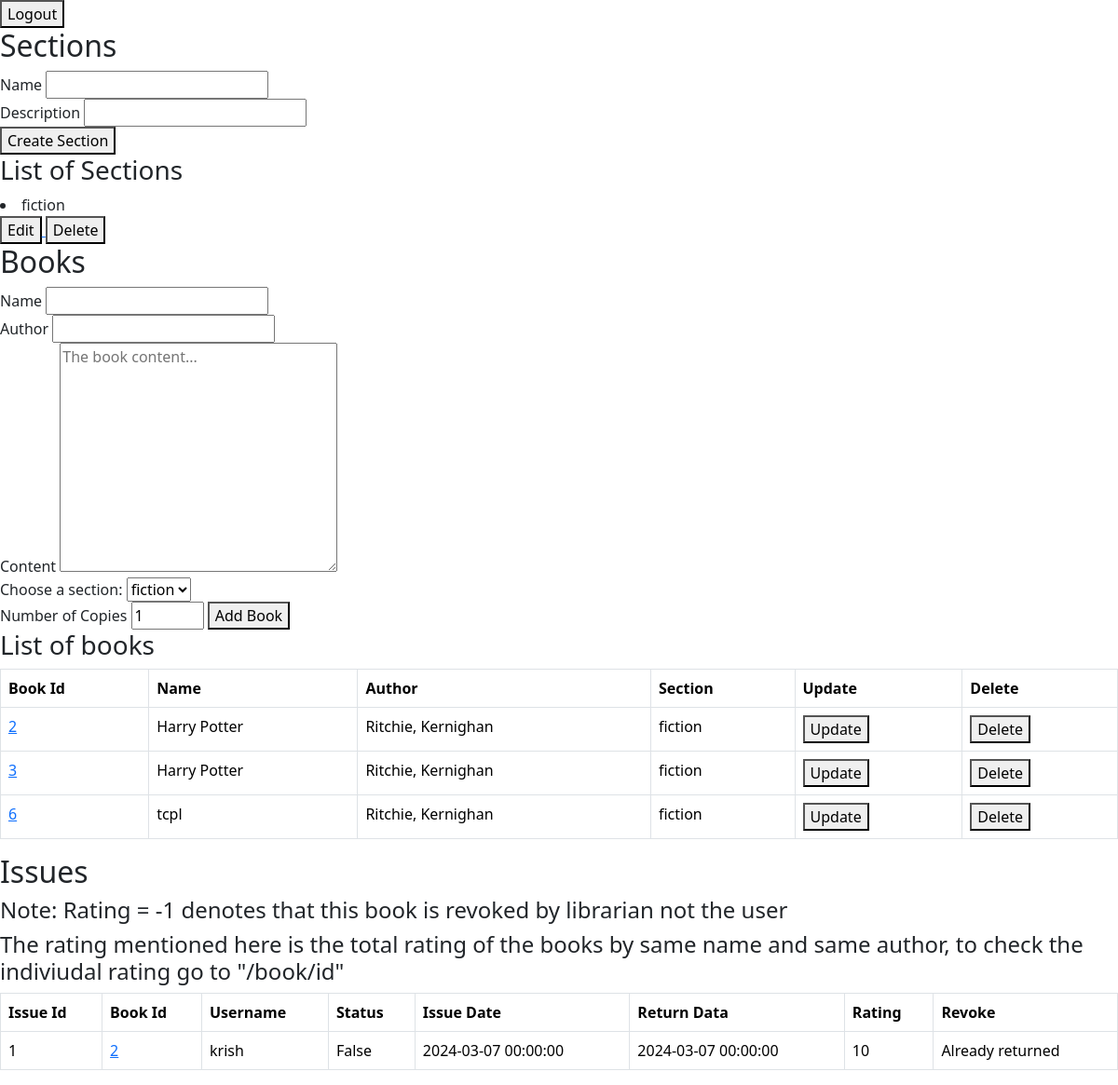
The page /admin/dashboard (signed in) on the database its author committed.
### library/models.py (models this page shows, shortened)
class Section(db.Model):
    __tablename__ = "SECTION"
    id = db.Column(db.Integer, primary_key=True, autoincrement=True)
    name = db.Column(db.String(40), nullable=False)
    description = db.Column(db.Text, nullable=False)
    date_created = db.Column(db.DateTime, nullable=False)
    books = db.Relationship('Book', backref="section_books", cascade="all, delete")

class Book(db.Model):
    __tablename__ = "BOOK"
    id = db.Column(db.Integer, primary_key=True, autoincrement=True)
    name = db.Column(db.String(100), nullable=False)
    author = db.Column(db.String(100), nullable=False)
    content = db.Column(db.Text, nullable=False)
    section_id = db.Column(db.Integer, db.ForeignKey('SECTION.id'), nullable=False)
    issues = db.Relationship('Issue', backref="book_issues", cascade="all, delete")

class Issue(db.Model):
    __tablename__ = "ISSUE"
    id = db.Column(db.Integer, primary_key=True, autoincrement=True)
    rating = db.Column(db.Integer, default=0)
    active_status = db.Column(db.Boolean, default=False)
    user_id = db.Column(db.Integer, db.ForeignKey('USER.id'), nullable=False)
    book_id = db.Column(db.Integer, db.ForeignKey('BOOK.id'), nullable=False)
    date_issued = db.Column(db.DateTime, nullable=False)
    return_date = db.Column(db.DateTime, nullable=False)

class User(db.Model):
    __tablename__ = "USER"
    id = db.Column(db.Integer, primary_key=True, autoincrement=True)
    username = db.Column(db.String(20), nullable=False, unique=True)
    email = db.Column(db.String(120), nullable=False, unique=True)
    password = db.Column(db.String(120), nullable=False)
    is_admin = db.Column(db.Boolean, default=False)
    issues = db.Relationship('Issue', backref="user_issues", cascade="all, delete")

### library/routes.py (the view)
@app.route("/admin/dashboard")
def admin_dashboard():
    if session.get("username") is None:
        return render_template("no_login.html")
    if session.get("username") != "admin":
        return render_template("user_not_allowed.html")
    sections = models.Section.query.filter().all()
    books = models.Book.query.filter().all()
    modified_books = []
    for b in books:
        modified_books.append(modify_the_book(b))
    issue_records = models.Issue.query.filter().all()
    modified_issue_records = []
    for ir in issue_records:
        modified_issue_records.append(modify_the_issue_record(ir))
    data = {
        "sections": sections,
        "books": modified_books,
        "issue_records": modified_issue_records,
    }
    return render_template("admin_dashboard.html", data=data)

### library/routes.py (called while the page is built)
def modify_the_issue_record(issue_record):
    b = models.Book.query.get(issue_record.book_id)
    s = models.Section.query.get(b.section_id)
    u = models.User.query.get(issue_record.user_id)
    modified_issue_record = {
        "issue_id": issue_record.id,
        "book_id": b.id,
        "user_id": u.id,
        "username": u.username,
        "name": b.name,
        "author": b.author,
        "content": b.content,
        "section_name": s.name,
        "date_issued": issue_record.date_issued,
        "status": issue_record.active_status,
        "rating": issue_record.rating,
        "return_date": issue_record.return_date
    }
    return modified_issue_record

def modify_the_book(book):
    s = models.Section.query.get(book.section_id)
    modified_book = {
        "id": book.id,
        "name": book.name,
        "author": book.author,
        "section_name": s.name,
        "content": book.content,
        "total_rating": calculate_book_rating(book.id)
    }
    return modified_book

def calculate_book_rating(b_id):
    b = models.Book.query.get(b_id)
    book_copies = models.Book.query.filter(models.Book.name == b.name, models.Book.author == b.author).all()
    total_rating = 0
    for bc in book_copies:
        issue_records = models.Issue.query.filter(models.Issue.book_id == bc.id, models.Issue.rating > 1).all()
        for ir in issue_records:
            total_rating += ir.rating
    return total_rating

### library/templates/admin_dashboard.html (shortened to what this page needs)
<!doctype html>
<html lang="en">
<head>
    <link href="https://cdn.jsdelivr.net/npm/bootstrap@5.3.3/dist/css/bootstrap.min.css" rel="stylesheet"
>
</head>
<body>
<form action="/logout" method="post">
    <button>Logout</button>
</form>
<h2>Sections</h2>
<form action="/create_section" method="POST">
    <label for="section_name">Name</label>
    <input type="text" id="section_name" name="section_name" required>
    <br>
    <label for="section_description">Description</label>
    <input type="text" id="section_description" name="section_description" required>
    <br>
    <button type="submit">Create Section</button>
</form>
<h3>List of Sections</h3>
{% for i in data["sections"] %}
    <li>{{ i.name }}</li>
    <a href="/section/update/{{ i.id }}">
        <button>Edit</button>
    </a>
    <a href="/section/delete/{{ i.id }}">
        <button>Delete</button>
    </a>
{% endfor %}
<h2>Books</h2>
<form action="/create_book" method="POST">
    <label for="book_name">Name</label>
    <input type="text" id="book_name" name="book_name" required>
    <br>
    <label for="book_author">Author</label>
    <input type="text" id="book_author" name="book_author" required>
    <br>
    <label for="book_content">Content</label>
    <textarea name="book_content" id="book_content" cols="30" rows="10" placeholder="The book content..."
              required></textarea>
    <br>
    <label for="book_section">Choose a section:</label>
    <select name="book_section" id="book_section">
        {% for i in data["sections"] %}
            <option value="{{ i.id }}">{{ i.name }}</option>
        {% endfor %}
    </select>
    <br>
    <label for="book_copies">Number of Copies</label>
    <input type="number" min="1" max="5" name="book_copies" id="book_copies" value="1" required>
    <button>Add Book</button>
</form>
<h3>List of books</h3>
<table class="table table-bordered table-hover">
    <tr class="">
        <th>Book Id</th>
        <th>Name</th>
        <th>Author</th>
        <th>Section</th>
        <th>Update</th>
        <th>Delete</th>
    </tr>
    {% for i in data["books"] %}
        <tr>
            <td><a href="/book/{{ i.ud }}">{{ i.id }}</a></td>
            <td>{{ i.name }}</td>
            <td>{{ i.author }}</td>
            <td>{{ i.section_name }}</td>
            <td><a href="/book/update/{{ i.id }}">
                <button>Update</button>
            </a></td>
            <td><a href="/book/delete/{{ i.id }}">
                <button>Delete</button>
            </a></td>
        </tr>
    {% endfor %}
</table>
<h2>Issues</h2>
<h4>Note: Rating = -1 denotes that this book is revoked by librarian not the user</h4>
<h4>The rating mentioned here is the total rating of the books by same name and same author, to check the indiviudal
    rating go to "/book/id"</h4>
{% if data['issue_records'] | length == 0 %}
    <h4>No issues to display</h4>
{% else %}
    <table class="table table-bordered table-hover">
        <tr class="">
            <th>Issue Id</th>
            <th>Book Id</th>
            <th>Username</th>
            <th>Status</th>
            <th>Issue Date</th>
            <th>Return Data</th>
            <th>Rating</th>
            <th>Revoke</th>
        </tr>
        {% for ir in data['issue_records'] %}
            <tr>
                <td>{{ ir.issue_id }}</td>
                <td><a href="/book/update/{{ ir.book_id }}">{{ ir.book_id }}</a></td>
                <td>{{ ir.username }}</td>
                <td>{{ ir.status }}</td>
                <td>{{ ir.date_issued }}</td>
                <td>{{ ir.return_date }}</td>
                {% if ir.rating == 0 %}
                    <td>Not Yet Rated</td>
                {% else %}
                    <td>{{ ir.rating }}</td>
                {% endif %}
                {% if ir.status == True %}
                    <td><a href="/book/return/{{ ir.book_id }}" type="">Revoke</a></td>
                {% else %}
                    <td>Already returned</td>
                {% endif %}
            </tr>
        {% endfor %}
    </table>
{% endif %}
</body>
</html>

### rows shown on the page
Section: name "fiction", section_name "fiction" "fiction" "fiction"
Book: name "Harry Potter", author "Ritchie, Kernighan"
Book: name "Harry Potter", author "Ritchie, Kernighan"
Book: name "tcpl", author "Ritchie, Kernighan"
Issue: issue_id "1", book_id "2", username "krish", status "False", date_issued "2024-03-07 00:00:00", return_date "2024-03-07 00:00:00", rating "10"

### other values the page prints
{{ i.id }} "2" "3" "6"
form field book_section "fiction"
